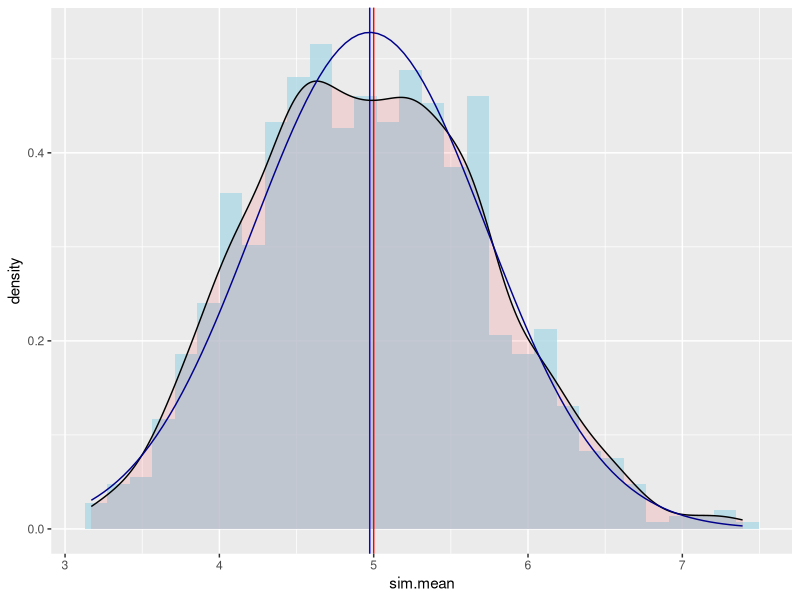

R code for this plot:
## ---- chunk 1
# Setup and run the simulation
setwd('C:\\Users\\Ivan.Liuyanfeng\\Desktop\\Data_Mining_Work_Space\\Data-Science-Statistical-Inference\\project')
library(ggplot2)
lambda <- 0.2
n <- 40
itr <- 1000
set.seed(1234)
sim <- replicate(itr, rexp(n,lambda))
## ---- chunk 2
sim.mean <- sapply(1:itr, function(i) mean(sim[,i]))
# Calculated mean and theoretical mean
s1 <- data.frame('mean'=c(mean(sim.mean),1/lambda), row.names=c('calculated','theoretical'))
s1
## ---- chunk 3
sim.sd <- sd(as.vector(sim.mean))
sim.var <- var(as.vector(sim.mean))
theo.sd <- (1/lambda * 1/sqrt(n))
theo.var <- theo.sd ^ 2
# Calculated sd, var and theoretical sd, var
s2 <- data.frame('sd'=c(sim.sd, theo.sd), 'var'=c(sim.var,theo.var), row.names=c('calculated','theoretical'))
s2
## ---- chunk 4
# Density Plot
sim.mean <- as.data.frame(sim.mean)
g <- ggplot(sim.mean,aes(x=sim.mean))
g + geom_histogram(aes(y = ..density..),fill='lightblue',alpha=.8) + 
    geom_vline(data=s1, aes(xintercept=mean), color=c('blue','red')) + 
    geom_density(alpha=.1, fill='red') + 
    stat_function(fun=dnorm, args=list(mean=mean(sim.mean[,1]), sd=sim.sd),color = "darkblue")
## ---- chunk 5

